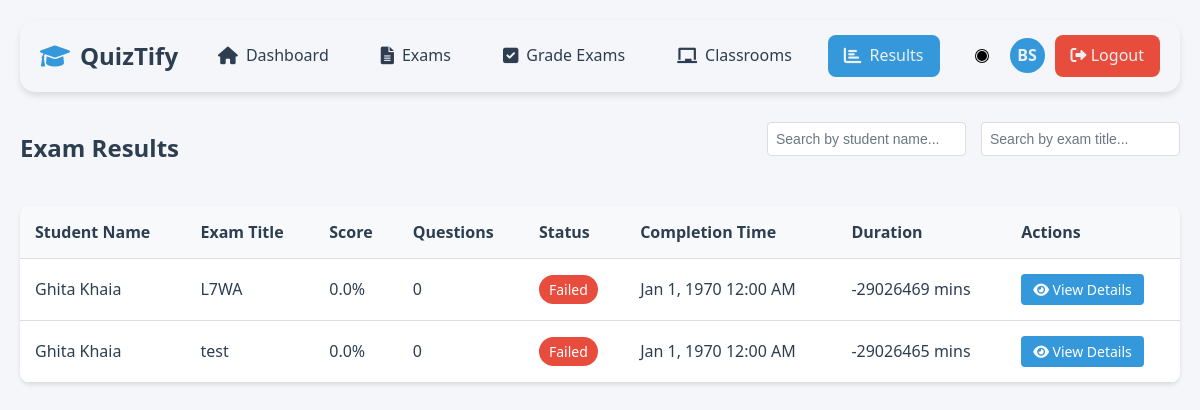
The page /teacher/results.php (signed in) on the database as committed earlier.
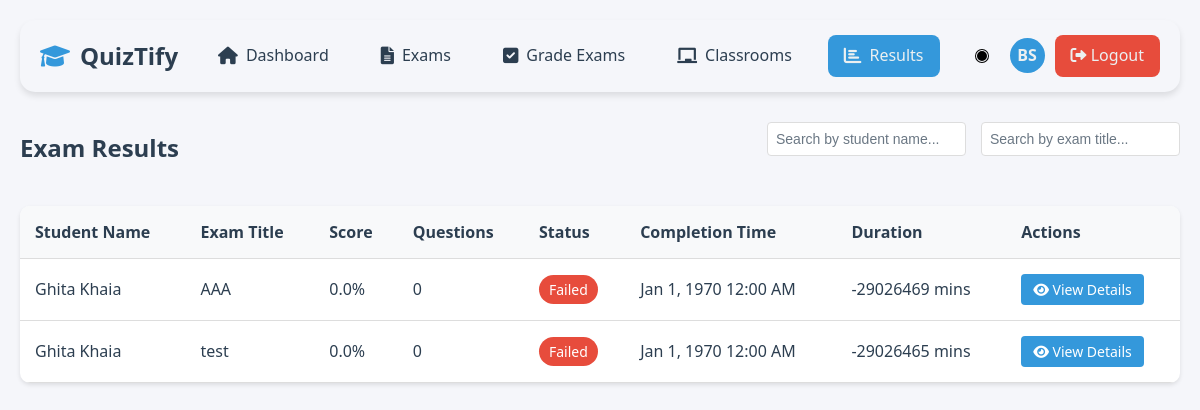
The same page on the database as committed later.
### tables this page shows
CREATE TABLE `exam_attempts` (
  `id` int(11) NOT NULL,
  `exam_id` int(11) NOT NULL,
  `student_id` int(11) NOT NULL,
  `start_time` datetime NOT NULL,
  `end_time` datetime DEFAULT NULL,
  `is_completed` tinyint(1) DEFAULT 0,
  `score` decimal(5,2) DEFAULT NULL,
  `graded_by` int(11) DEFAULT NULL,
  `created_at` timestamp NOT NULL DEFAULT current_timestamp(),
  `published` tinyint(1) NOT NULL DEFAULT 0,
  `teacher_feedback` text DEFAULT NULL,
  `graded_at` timestamp NULL DEFAULT NULL,
  `violations` int(11) DEFAULT 0
);

CREATE TABLE `exams` (
  `id` int(11) NOT NULL,
  `title` varchar(255) NOT NULL,
  `description` text DEFAULT NULL,
  `is_published` tinyint(1) NOT NULL DEFAULT 0,
  `start_date` datetime NOT NULL,
  `end_date` datetime NOT NULL,
  `created_by` int(11) NOT NULL,
  `created_at` timestamp NOT NULL DEFAULT current_timestamp(),
  `total_points` enum('10','20','40','100') NOT NULL DEFAULT '10',
  `attempts_allowed` int(11) NOT NULL DEFAULT 1,
  `passing_score` int(11) NOT NULL DEFAULT 60,
  `has_timer` tinyint(1) DEFAULT 0,
  `duration_minutes` int(11) DEFAULT NULL
);

CREATE TABLE `users` (
  `id` int(11) NOT NULL,
  `username` varchar(50) NOT NULL,
  `password` varchar(255) NOT NULL,
  `email` varchar(100) NOT NULL,
  `role` enum('admin','teacher','student') NOT NULL DEFAULT 'student',
  `department` varchar(100) DEFAULT NULL,
  `status` enum('active','inactive') NOT NULL DEFAULT 'active',
  `full_name` varchar(100) NOT NULL,
  `created_at` timestamp NOT NULL DEFAULT current_timestamp(),
  `last_login` timestamp NULL DEFAULT NULL,
  `classroom_id` int(11) DEFAULT NULL,
  `is_approved` tinyint(1) DEFAULT 0
);

### teacher/results.php (the view, shortened to what this page needs)
<?php
$conn = getDBConnection();
try {
    $stmt = $conn->prepare("
        SELECT
            ea.id as attempt_id,
            ea.score,
            ea.start_time,
            ea.end_time,
            e.id as exam_id,
            e.title as exam_title,
            e.passing_score,
            u.full_name as student_name,
            u.email as student_email,
            (
                SELECT COUNT(*)
                FROM student_answers sa
                WHERE sa.attempt_id = ea.id
            ) as questions_answered
        FROM exam_attempts ea
        JOIN exams e ON ea.exam_id = e.id
        JOIN users u ON ea.student_id = u.id
        WHERE e.created_by = ?
        ORDER BY ea.end_time DESC
    ");
    $stmt->execute([$_SESSION['user_id']]);
    $results = $stmt->fetchAll(PDO::FETCH_ASSOC);
} catch (PDOException $e) {
    error_log("Error in results.php: " . $e->getMessage());
    setFlashMessage('error', 'An error occurred while loading results.');
    $results = [];
}
?>
<!DOCTYPE html>
<html lang="en">
<head>
    <link rel="stylesheet" href="https://cdnjs.cloudflare.com/ajax/libs/font-awesome/6.0.0/css/all.min.css">
</head>
<body>
    <div class="container">
        <?php include '../includes/teacher-nav.php'; ?>
        <div class="page-header">
            <h1 class="page-title">Exam Results</h1>
            <div class="filters">
                <input type="text" id="studentFilter" class="filter-input" placeholder="Search by student name...">
                <input type="text" id="examFilter" class="filter-input" placeholder="Search by exam title...">
            </div>
        </div>
        <div class="results-container">
            <?php if (empty($results)): ?>
                <div class="empty-state">
                    <i class="fas fa-clipboard-list"></i>
                    <p>No exam results available yet.</p>
                </div>
            <?php else: ?>
                <table class="results-table">
                    <thead>
                        <tr>
                            <th>Student Name</th>
                            <th>Exam Title</th>
                            <th>Score</th>
                            <th>Questions</th>
                            <th>Status</th>
                            <th>Completion Time</th>
                            <th>Duration</th>
                            <th>Actions</th>
                        </tr>
                    </thead>
                    <tbody>
                        <?php foreach ($results as $result): ?>
                            <tr>
                                <td><?php echo htmlspecialchars($result['student_name']); ?></td>
                                <td><?php echo htmlspecialchars($result['exam_title']); ?></td>
                                <td><?php echo number_format($result['score'], 1); ?>%</td>
                                <td><?php echo $result['questions_answered']; ?></td>
                                <td>
                                    <span class="score-badge <?php echo $result['score'] >= $result['passing_score'] ? 'score-pass' : 'score-fail'; ?>">
                                        <?php echo $result['score'] >= $result['passing_score'] ? 'Passed' : 'Failed'; ?>
                                    </span>
                                </td>
                                <td><?php echo date('M j, Y g:i A', strtotime($result['end_time'])); ?></td>
                                <td>
                                    <?php
                                    $duration = strtotime($result['end_time']) - strtotime($result['start_time']);
                                    echo floor($duration / 60) . ' mins';
                                    ?>
                                </td>
                                <td>
                                    <a href="view-attempt.php?id=<?php echo $result['attempt_id']; ?>" class="btn-view">
                                        <i class="fas fa-eye"></i> View Details
                                    </a>
                                </td>
                            </tr>
                        <?php endforeach; ?>
                    </tbody>
                </table>
            <?php endif; ?>
        </div>
    </div>
</body>
</html>

Rows that differ between the two databases and show on the page:
changed through a linked row, exam_attempts: exam.title "L7WA" → "AAA"
